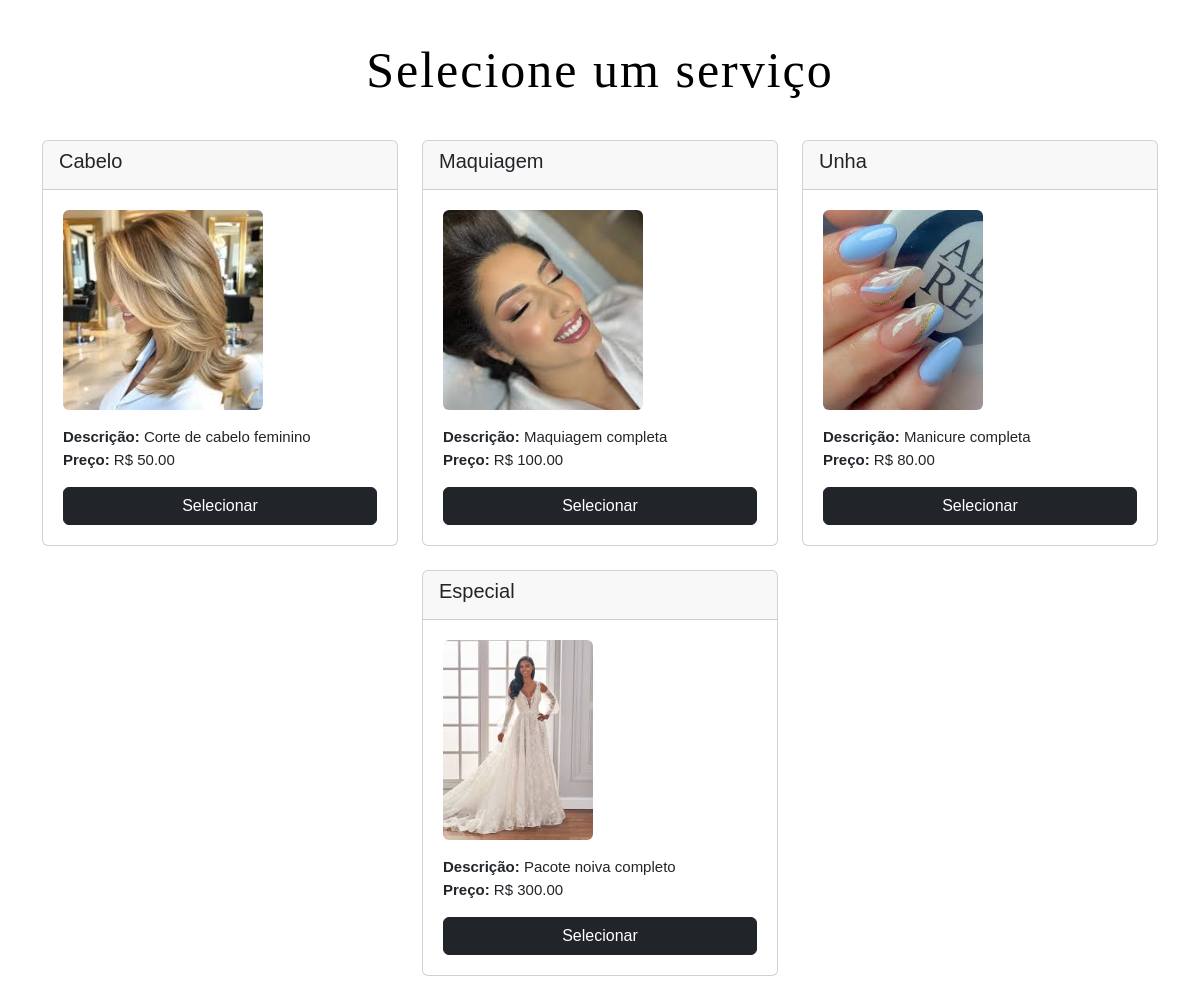
Screenshot of /formServico.php (signed in) with the database file from the repository.
### tables this page shows
CREATE TABLE IF NOT EXISTS `tb_servico` (
  `idservico` INT NOT NULL AUTO_INCREMENT,
  `preco_servico` DECIMAL(10,2) NOT NULL,
  `tipo_servico` VARCHAR(10) NOT NULL,
  `descricao_servico` VARCHAR(800) NOT NULL,
  `foto` VARCHAR(255) NOT NULL,
  PRIMARY KEY (`idservico`)
);

### codigo/funcoes.php (called while the page is built, shortened)
<?php
function listarServico($conexao, $tipo_servico = "") {
    if ($tipo_servico == "") {
        $sql = "SELECT * FROM tb_servico";
        $comando = mysqli_prepare($conexao, $sql);
    }
    else {
        $sql = "SELECT * FROM tb_servico WHERE tipo_servico = ?";
        $comando = mysqli_prepare($conexao, $sql);
        mysqli_stmt_bind_param($comando, 's', $tipo_servico);
    }
    mysqli_stmt_execute($comando);
    $resultados = mysqli_stmt_get_result($comando);
    $lista_servicos = [];
    while ($servico = mysqli_fetch_assoc($resultados)) {
        $lista_servicos[] = $servico;
    }
    return $lista_servicos;
};

### public/formServico.php (the view, shortened to what this page needs)
<!DOCTYPE html>
<html lang="en">
<head>
    <link href="https://cdn.jsdelivr.net/npm/bootstrap@5.3.8/dist/css/bootstrap.min.css" rel="stylesheet">
    <link rel="stylesheet" href="./css/style.css">
</head>
<body>
    <h1 class="selecionarS">Selecione um serviço</h1>
    <?php
    require_once "../codigo/conexao.php";
    require_once "../codigo/funcoes.php";
    $tipo_servico = $_GET['tipo_servico'];
    $servicos = listarServico($conexao, $tipo_servico);
    if ($servicos && count($servicos) > 0) {
        echo '<div class="container mt-4">';
        echo '<div class="row justify-content-center">';
        foreach ($servicos as $servico) {
            echo '
        <div class="col-md-4 mb-4">
            <div class="card">
                <div class="card-header">
                    <h5 class="card-title">' . $servico["tipo_servico"] . '</h5>
                </div>
                <div class="card-body">
                <img src="./fotos_servico/' . $servico["foto"] . '" alt="Imagem do serviço"
                 class="img-fluid rounded mb-3" style="max-height:200px; object-fit:cover;">
                   <p class="card-text">
                        <strong>Descrição:</strong> ' . $servico["descricao_servico"] . '<br>
                        <strong>Preço:</strong> R$ ' . $servico["preco_servico"] . '
                    </p>
                    <a href="formAgendamento.php?id_servico=' . $servico["idservico"] . '" class="btn btn-dark w-100">
                        Selecionar
                    </a>
                </div>
            </div>
        </div>';
        }
        echo '</div>';
        echo '</div>';
    } else {
        echo "<p style='text-align:center;'>Nenhum serviço encontrado.</p>";
    }
    ?>
</body>
</html>

### public/css/style.css (style rules this page uses)
* { margin: 0; padding: 0; box-sizing: border-box; font-family: Arial, sans-serif; }
.card-body { padding: 20px; font-size: 15px; line-height: 1.5; }
.selecionarS { text-align: center; font-family: lamoric; color: #000000; font-size: 50px; cursor: default; margin-top: 40px; margin-bottom: 40px; letter-spacing: 2px; }

### rows the page displays
tb_servico: tipo_servico "Cabelo", foto (picture), descricao_servico "Corte de cabelo feminino", preco_servico "50.00"
tb_servico: tipo_servico "Maquiagem", foto (picture), descricao_servico "Maquiagem completa", preco_servico "100.00"
tb_servico: tipo_servico "Unha", foto (picture), descricao_servico "Manicure completa", preco_servico "80.00"
tb_servico: tipo_servico "Especial", foto (picture), descricao_servico "Pacote noiva completo", preco_servico "300.00"
